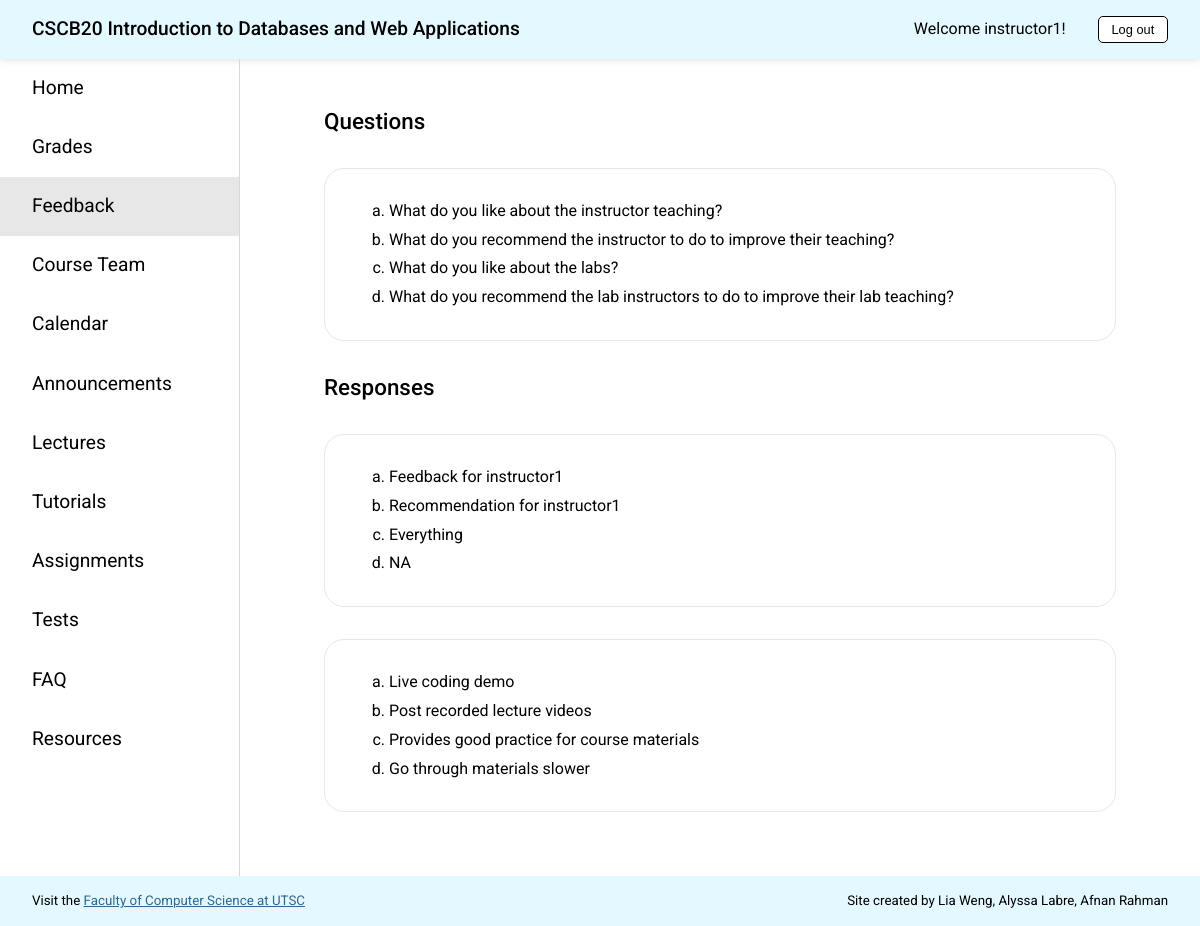
Page /feedback (signed in) on the committed database.
### app.py (models this page shows)
class Feedback(db.Model):
    __tablename__ = 'Feedback'
    id = db.Column(db.Integer, primary_key=True)
    instructor_username = db.Column(db.String(20), db.ForeignKey(
        'Instructor.username'), nullable=False)
    q1 = db.Column(db.String(1000), nullable=False)
    q2 = db.Column(db.String(1000), nullable=False)
    q3 = db.Column(db.String(1000), nullable=False)
    q4 = db.Column(db.String(1000), nullable=False)

### app.py (the view)
@app.route('/feedback', methods=['GET', 'POST'])
def feedback():
    check_authorization()
    instructors = get_instructors()
    if request.method == 'GET':
        if session['type'] == 'student':
            return render_template('feedback_s.html', page='feedback', instructors=instructors)
        else:
            feedbacks = get_feedback(session['user'])
            return render_template('feedback_i.html', page='feedback', feedbacks=feedbacks)
    else:
        return add_feedback(request.form["instructor"], request.form["q1"], request.form["q2"], request.form["q3"], request.form["q4"], instructors)

### app.py (called while the page is built)
def check_authorization():
    if "user" not in session:
        abort(403, "Please sign in to access this page.")

def get_instructors():
    return Instructor.query.all()

def get_feedback(username):
    return Feedback.query.filter_by(instructor_username=username)

### templates/feedback_i.html (shortened to what this page needs)
<!DOCTYPE html>
<html lang="en">
<head>
  <link rel="stylesheet" href="{{ url_for('static', filename='styles.css') }}">
</head>
<body>
  {% extends "template.html" %}
  {% block content %}
  <div class="content">
    <h1 class="page-title">Questions</h1>
    <div class="description">
      <ol class="feedback-response" type="a">
        <li>What do you like about the instructor teaching?</li>
        <li>What do you recommend the instructor to do to improve their teaching?</li>
        <li>What do you like about the labs?</li>
        <li>What do you recommend the lab instructors to do to improve their lab teaching?</li>
      </ol>
    </div>
    <h1 class="page-title">Responses</h1>
    {% for feedback in feedbacks %}
    <div class="description">
      <ol class="feedback-response" type="a">
        <li>{{feedback.q1}}</li>
        <li>{{feedback.q2}}</li>
        <li>{{feedback.q3}}</li>
        <li>{{feedback.q4}}</li>
      </ol>
    </div>
    {% endfor%}
  </div>
  {% endblock %}

### static/styles.css (style rules this page uses)
@media screen and (min-width: 770px) { html { font-size: 16px; } }
body { box-sizing: border-box; margin: 0; padding: 0; font-family: "Roboto", sans-serif; line-height: 130%; }
h1 { font-size: 1.4rem; font-weight: 400; line-height: 130%; margin: 0; }
ol { padding-left: 2rem; }
li { margin-bottom: 0.5rem; }
li:last-of-type { margin-bottom: 0; }
.page-title { margin: 1rem 20px 2rem 20px; font-weight: 500; }
.description { margin: 2rem 20px; padding: 2rem; border: 1px solid #e7e7e7; border-radius: 20px; display: flex; flex-direction: column; align-items: flex-start; }
.content { min-height: 80vh; }
@media screen and (min-width: 770px) { .content { padding: 2rem 4rem; } }
.feedback-response { margin: 0; }

### rows in the picture
Feedback: q1 "Feedback for instructor1", q2 "Recommendation for instructor1", q3 "Everything", q4 "NA"
Feedback: q1 "Live coding demo", q2 "Post recorded lecture videos", q3 "Provides good practice for course materials", q4 "Go through materials slower"

### other values in the picture
{{ session['user'] }} "instructor1"
